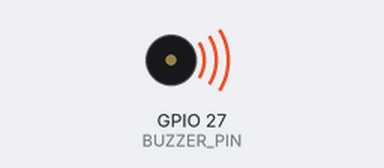
Recording of a program running on a simulated Raspberry Pi (BCM pin numbers). Parts: buzzer (waves = sounding). At 13.0 s the program stops and its outputs stay as they are.

Above: at 0.1 s.
At 13.1 s:
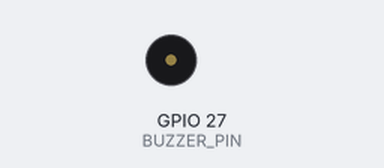
Timing chart, 0 to 14.5 s (numbered marks = the images above):
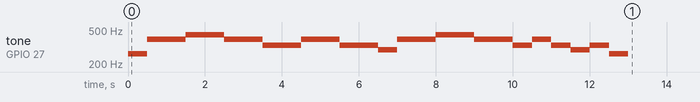

The program:

piezo_buzzer_task.py
```python
import RPi.GPIO as GPIO
import time

BUZZER_PIN = 27
GPIO.setmode(GPIO.BCM)
GPIO.setup(BUZZER_PIN, GPIO.OUT)

pwm = GPIO.PWM(BUZZER_PIN, 262)


#melody = [392, 392, 440, 440, 392, 392, 330, 392, 392, 330 ,330, 294, 392,392,440,440,392,392,330,392,330,294,330,262]

melody = [262, 294, 330, 349, 392, 440, 494, 523]
song = [4,4,5,5,4,4,2,2,4,4,2,2,1,4,4,5,5,4,4,2,4,2,1,2,0,0]
pwm.start(50)

try:
    for i in song:
        time.sleep(0.5)
        pwm.ChangeFrequency(melody[i])


finally:
    pwm.stop()
    GPIO.cleanup()
```

Measured:
- by itself, tone on GPIO 27 (BUZZER_PIN): plays 262 Hz for 0.50 s, 392 Hz for 1.0 s, 440 Hz for 1.0 s, 392 Hz for 1.0 s, 330 Hz for 1.0 s, 392 Hz for 1.0 s … (17 notes in this stretch)
